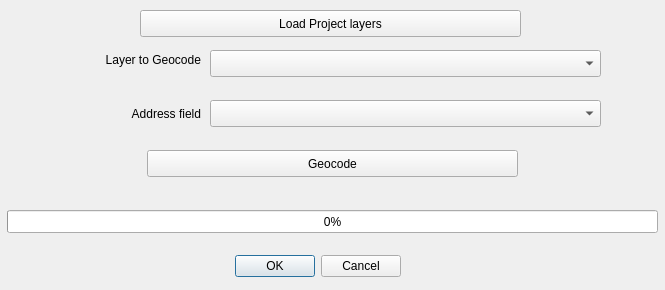
<?xml version="1.0" encoding="UTF-8"?>
<ui version="4.0">
 <class>QBanoDialogBase</class>
 <widget class="QDialog" name="QBanoDialogBase">
  <property name="geometry">
   <rect>
    <x>0</x>
    <y>0</y>
    <width>665</width>
    <height>290</height>
   </rect>
  </property>
  <property name="windowTitle">
   <string>QBAN(O)</string>
  </property>
  <widget class="QDialogButtonBox" name="button_box">
   <property name="geometry">
    <rect>
     <x>220</x>
     <y>250</y>
     <width>181</width>
     <height>32</height>
    </rect>
   </property>
   <property name="orientation">
    <enum>Qt::Horizontal</enum>
   </property>
   <property name="standardButtons">
    <set>QDialogButtonBox::Cancel|QDialogButtonBox::Ok</set>
   </property>
  </widget>
  <widget class="QComboBox" name="_listecouches">
   <property name="geometry">
    <rect>
     <x>210</x>
     <y>50</y>
     <width>391</width>
     <height>27</height>
    </rect>
   </property>
  </widget>
  <widget class="QLabel" name="label">
   <property name="geometry">
    <rect>
     <x>20</x>
     <y>46</y>
     <width>181</width>
     <height>27</height>
    </rect>
   </property>
   <property name="text">
    <string>Layer to Geocode</string>
   </property>
   <property name="alignment">
    <set>Qt::AlignRight|Qt::AlignTrailing|Qt::AlignVCenter</set>
   </property>
  </widget>
  <widget class="QPushButton" name="_charger">
   <property name="geometry">
    <rect>
     <x>140</x>
     <y>10</y>
     <width>381</width>
     <height>27</height>
    </rect>
   </property>
   <property name="text">
    <string>Load Project layers</string>
   </property>
  </widget>
  <widget class="QComboBox" name="_champadresse">
   <property name="geometry">
    <rect>
     <x>210</x>
     <y>100</y>
     <width>391</width>
     <height>27</height>
    </rect>
   </property>
  </widget>
  <widget class="QLabel" name="label_2">
   <property name="geometry">
    <rect>
     <x>20</x>
     <y>100</y>
     <width>181</width>
     <height>27</height>
    </rect>
   </property>
   <property name="text">
    <string>Address field</string>
   </property>
   <property name="alignment">
    <set>Qt::AlignRight|Qt::AlignTrailing|Qt::AlignVCenter</set>
   </property>
  </widget>
  <widget class="QPushButton" name="_geocoder">
   <property name="geometry">
    <rect>
     <x>147</x>
     <y>150</y>
     <width>371</width>
     <height>27</height>
    </rect>
   </property>
   <property name="text">
    <string>Geocode</string>
   </property>
  </widget>
  <widget class="QProgressBar" name="_progression">
   <property name="geometry">
    <rect>
     <x>7</x>
     <y>210</y>
     <width>651</width>
     <height>23</height>
    </rect>
   </property>
   <property name="value">
    <number>0</number>
   </property>
  </widget>
 </widget>
 <resources/>
 <connections>
  <connection>
   <sender>button_box</sender>
   <signal>accepted()</signal>
   <receiver>QBanoDialogBase</receiver>
   <slot>accept()</slot>
   <hints>
    <hint type="sourcelabel">
     <x>470</x>
     <y>600</y>
    </hint>
    <hint type="destinationlabel">
     <x>20</x>
     <y>20</y>
    </hint>
   </hints>
  </connection>
  <connection>
   <sender>button_box</sender>
   <signal>rejected()</signal>
   <receiver>QBanoDialogBase</receiver>
   <slot>reject()</slot>
   <hints>
    <hint type="sourcelabel">
     <x>470</x>
     <y>600</y>
    </hint>
    <hint type="destinationlabel">
     <x>20</x>
     <y>20</y>
    </hint>
   </hints>
  </connection>
  <connection>
   <sender>_charger</sender>
   <signal>clicked()</signal>
   <receiver>QBanoDialogBase</receiver>
   <slot>chercherCouches()</slot>
   <hints>
    <hint type="sourcelabel">
     <x>330</x>
     <y>23</y>
    </hint>
    <hint type="destinationlabel">
     <x>332</x>
     <y>318</y>
    </hint>
   </hints>
  </connection>
  <connection>
   <sender>_listecouches</sender>
   <signal>currentIndexChanged(QString)</signal>
   <receiver>QBanoDialogBase</receiver>
   <slot>remplirChampAdresse()</slot>
   <hints>
    <hint type="sourcelabel">
     <x>405</x>
     <y>63</y>
    </hint>
    <hint type="destinationlabel">
     <x>332</x>
     <y>318</y>
    </hint>
   </hints>
  </connection>
  <connection>
   <sender>_geocoder</sender>
   <signal>clicked()</signal>
   <receiver>QBanoDialogBase</receiver>
   <slot>geocoder()</slot>
   <hints>
    <hint type="sourcelabel">
     <x>332</x>
     <y>163</y>
    </hint>
    <hint type="destinationlabel">
     <x>332</x>
     <y>125</y>
    </hint>
   </hints>
  </connection>
 </connections>
 <slots>
  <slot>chercherCouches()</slot>
  <slot>remplirChampAdresse()</slot>
  <slot>geocoder()</slot>
 </slots>
</ui>
